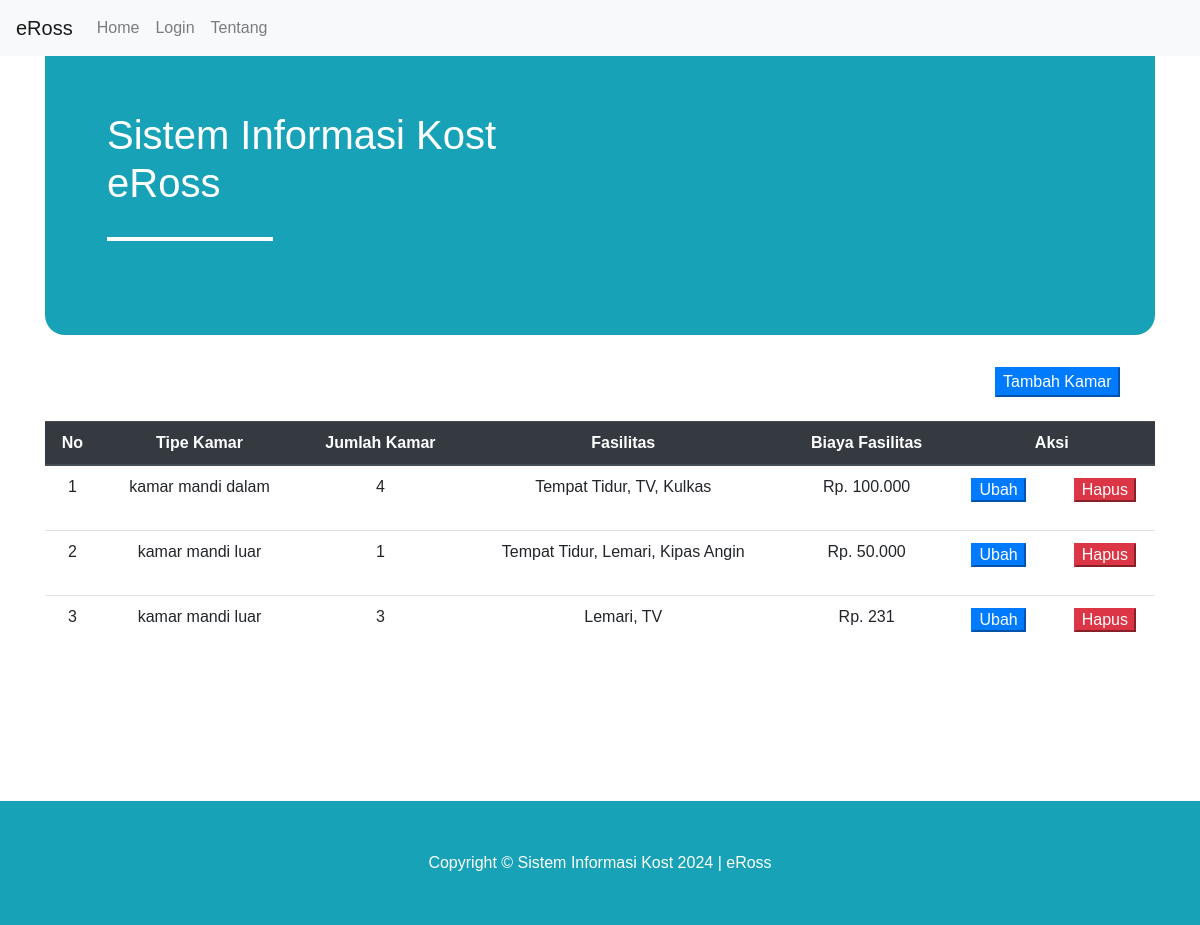
/SistemInformasiKost-main/daftar-kamar.php?id_kost=4, run on the app's committed database.
### tables this page shows
CREATE TABLE `kamar` (
  `id_kamar` int(11) NOT NULL,
  `id_kost` int(11) NOT NULL,
  `jumlah_kamar` int(11) NOT NULL,
  `panjang_kamar` int(11) NOT NULL,
  `lebar_kamar` int(11) NOT NULL,
  `tipe_kamar` varchar(255) NOT NULL,
  `biaya_fasilitas` int(11) NOT NULL,
  `fasilitas_kamar` varchar(255) NOT NULL
);

### SistemInformasiKost-main/daftar-kamar.php (the view)
<?php
include "template/header.php";
$id_kost = $_GET['id_kost'];
$query = mysqli_query($koneksi, "SELECT * from kamar WHERE id_kost=$id_kost");
?>
<div class="container">
    <div class="row">
        <div class="col"></div>
        <div class="col-md-2">
            <a href="kamar.php?id_kost=<?php echo $id_kost ?>"><button class="btn-primary">Tambah Kamar</button></a>
        </div>
    </div>
    <br>
    <div class="row">
        <div class="col">
            <table class=" text-center table">
                <thead class="thead-dark">
                    <tr>
                        <th>No</th>
                        <th>Tipe Kamar</th>
                        <th>Jumlah Kamar</th>
                        <th>Fasilitas</th>
                        <th>Biaya Fasilitas</th>
                        <th>Aksi</th>
                    </tr>
                </thead>
                <tbody>
                    <?php
                    $no = 0;
                    while ($d = mysqli_fetch_array($query)) {
                        $no++;
                    ?>
                        <tr>
                            <td><?php echo $no ?></td>
                            <td><?php echo $d['tipe_kamar'] ?></td>
                            <td><?php echo $d['jumlah_kamar'] ?></td>
                            <td><?php echo $d['fasilitas_kamar'] ?></td>
                            <td><?php echo "Rp. " . number_format($d['biaya_fasilitas'], 0, ',', '.')  ?></td>
                            <td>
                                <div class="row">
                                    <div class="col">
                                        <a href="edit-kamar.php?id_kamar=<?php echo $d['id_kamar'] ?>">
                                            <button class="btn-primary">Ubah</button>
                                        </a>
                                    </div>
                                    <div class="col">
                                        <form action="php/kamar_proses.php?id_kamar=<?php echo $d['id_kamar'] ?>" method="post">
                                            <button class="btn-danger" name="hapus_kamar">Hapus</button>
                                        </form>
                                    </div>
                                </div>
                            </td>
                        </tr>
                    <?php
                    }
                    ?>
                </tbody>
            </table>
        </div>
    </div>
</div>
<?php
include "template/footer.php";
?>

### SistemInformasiKost-main/template/header.php (style rules this page uses)
* { font-family: Arial, Helvetica, sans-serif; }

### data on the page
kamar: tipe_kamar "kamar mandi dalam", jumlah_kamar "4", fasilitas_kamar "Tempat Tidur, TV, Kulkas", biaya_fasilitas "100.000"
kamar: tipe_kamar "kamar mandi luar", jumlah_kamar "1", fasilitas_kamar "Tempat Tidur, Lemari, Kipas Angin", biaya_fasilitas "50.000"
kamar: tipe_kamar "kamar mandi luar", jumlah_kamar "3", fasilitas_kamar "Lemari, TV", biaya_fasilitas "231"
